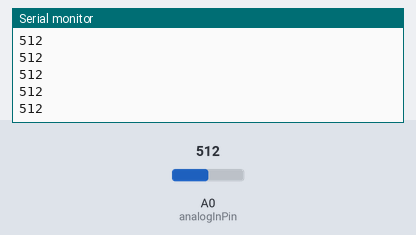
A sketch run on a simulated Arduino Uno, built with avr-gcc and run on an emulated ATmega328P. On the bench: the last lines printed to the serial monitor. Inputs (shaded band) come from the test bench; at power-on: A0 (analogInPin) = 512.

Above: at 1.2 s.
1.3 s: A0 (analogInPin) set to 716
At 2.2 s:
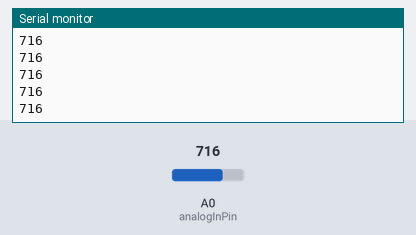
2.8 s: A0 (analogInPin) set to 900
At 3.3 s:
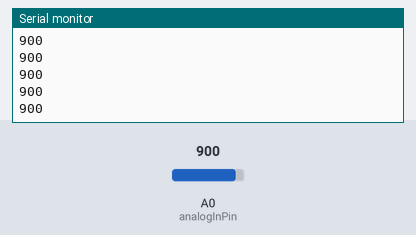
Timing chart, 0 to 5.8 s (numbered marks = the images above; inputs shaded):
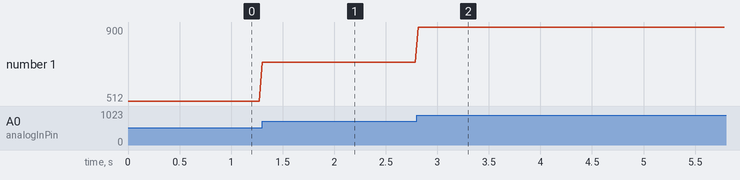

The sketch:

ECG_Click.ino
```cpp
// @file ECG_Click.ino
// @description Adquisición y muestreo analógico de biopotenciales cardíacos con tarjeta ECG Click
// @hardware Arduino Uno / Nano / ESP32 + MikroElektronika ECG Click (MikroBUS)

const int analogInPin = A0;  // Pin analógico conectado a la salida analógica de ECG Click
int sensorValue = 0;        // Variable para almacenar la lectura ADC del sensor

void setup() {
  // Inicialización del puerto serie a 9600 baudios (compatible con Serial Plotter de Arduino IDE)
  Serial.begin(9600);
}

void loop() {
  // Lectura del biopotencial cardíaco acondicionado (rango 0 a 1023 en ADC de 10 bits)
  sensorValue = analogRead(analogInPin);

  // Envío del valor al monitor/plotter serial
  Serial.println(sensorValue);

  // Período de muestreo (~30 ms para aprox. 33 Hz de tasa de refresco)
  delay(30);
}
```

Measured:
- after the input at 1.3 s, the serial monitor: prints a new line at once (image 1)
- after the input at 2.8 s, the serial monitor: prints a new line at once (image 2)
- plotted number 1: 512 → 716 after the input at 1.3 s, 716 → 900 after the input at 2.8 s
